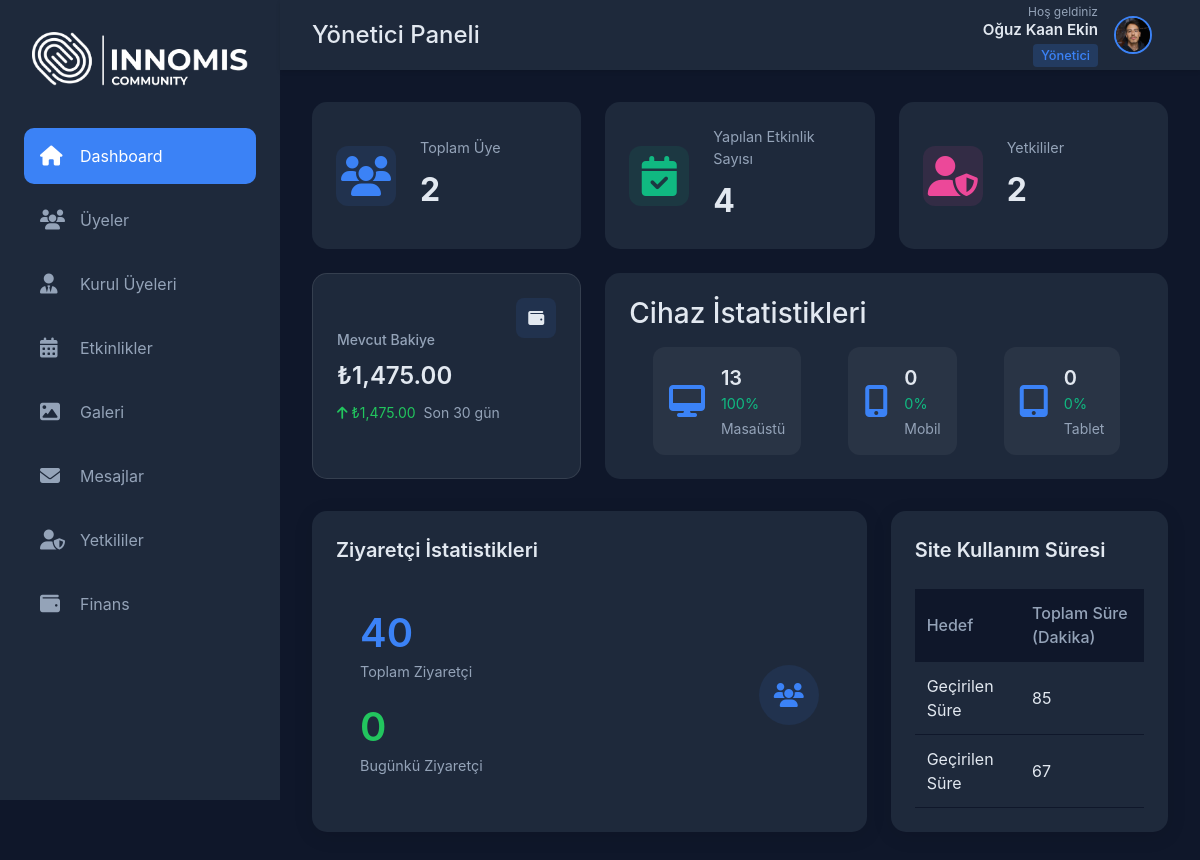
/admin.php (signed in), run on the app's committed database.
### tables this page shows
CREATE TABLE IF NOT EXISTS `authorities` (
  `id` int NOT NULL AUTO_INCREMENT,
  `name` varchar(100) NOT NULL,
  `student_number` varchar(20) DEFAULT NULL,
  `department` varchar(100) DEFAULT NULL,
  `phone` varchar(20) DEFAULT NULL,
  `email` varchar(100) DEFAULT NULL,
  `role` varchar(50) NOT NULL,
  `password` varchar(255) NOT NULL,
  `image` varchar(255) DEFAULT NULL,
  `created_at` timestamp NULL DEFAULT CURRENT_TIMESTAMP,
  PRIMARY KEY (`id`),
  UNIQUE KEY `email` (`email`)
);

### admin.php (the view, shortened to what this page needs)
<?php
$servername = "localhost";
$username = "root";
$password = "";
$dbname = "innomis";
$conn = new mysqli($servername, $username, $password, $dbname);
$admin_id = $_SESSION['admin_id'];
$sql = "SELECT name, image, role FROM authorities WHERE id = ?";
$stmt = $conn->prepare($sql);
$stmt->bind_param("i", $admin_id);
$stmt->execute();
$result = $stmt->get_result();
$admin = $result->fetch_assoc();
$role_names = [
    'admin' => 'Yönetici',
    'moderator' => 'Moderatör',
    'editor' => 'Editör'
];
$role_display = $role_names[$admin['role']] ?? $admin['role'];
$users_sql = "SELECT COUNT(*) as total_users FROM registrations";
$users_result = $conn->query($users_sql);
$users_count = $users_result->fetch_assoc()['total_users'];
$events_sql = "SELECT COUNT(*) as total_events FROM events";
$events_result = $conn->query($events_sql);
$events_count = $events_result->fetch_assoc()['total_events'];
$sql = "SELECT * FROM authorities ORDER BY created_at DESC";
$authorities = $conn->query($sql);
$authorities_count = $authorities->num_rows;
?>
<!DOCTYPE html>
<html lang="tr">
<head>
    <link href="https://cdn.jsdelivr.net/npm/bootstrap@5.3.0/dist/css/bootstrap.min.css" rel="stylesheet">
    <link href="https://cdnjs.cloudflare.com/ajax/libs/font-awesome/6.4.0/css/all.min.css" rel="stylesheet">
</head>
<body>
    <div class="layout-wrapper">
        <aside class="sidebar">
            <div class="brand">
                <img src="assets/img/ana logo.png" alt="Logo" class="logo-img">
            </div>
            <ul class="nav-menu">
                <li class="nav-item">
                    <a href="admin.php" class="nav-link <?php echo basename($_SERVER['PHP_SELF']) == 'admin.php' ? 'active' : ''; ?>">
                        <i class="fas fa-home"></i>
                        <span class="nav-text">Dashboard</span>
                    </a>
                </li>
                <li class="nav-item">
                    <a href="users.php" class="nav-link <?php echo basename($_SERVER['PHP_SELF']) == 'users.php' ? 'active' : ''; ?>">
                        <i class="fas fa-users"></i>
                        <span class="nav-text">Üyeler</span>
                    </a>
                </li>
                <li class="nav-item">
                    <a href="kurul.php" class="nav-link <?php echo basename($_SERVER['PHP_SELF']) == 'kurul.php' ? 'active' : ''; ?>">
                        <i class="fas fa-user-tie"></i>
                        <span class="nav-text">Kurul Üyeleri</span>
                    </a>
                </li>
                <li class="nav-item">
                    <a href="etkinlik.php" class="nav-link <?php echo basename($_SERVER['PHP_SELF']) == 'etkinlik.php' ? 'active' : ''; ?>">
                        <i class="fas fa-calendar-alt"></i>
                        <span class="nav-text">Etkinlikler</span>
                    </a>
                </li>
                <li class="nav-item">
                    <a href="addphoto.php" class="nav-link <?php echo basename($_SERVER['PHP_SELF']) == 'addphoto.php' ? 'active' : ''; ?>">
                        <i class="fas fa-image"></i>
                        <span class="nav-text">Galeri</span>
                    </a>
                </li>
                <li class="nav-item">
                    <a href="messages.php" class="nav-link <?php echo basename($_SERVER['PHP_SELF']) == 'messages.php' ? 'active' : ''; ?>">
                        <i class="fas fa-envelope"></i>
                        <span class="nav-text">Mesajlar</span>
                    </a>
                </li>
                <li class="nav-item">
                    <a href="yetkililer.php" class="nav-link <?php echo basename($_SERVER['PHP_SELF']) == 'yetkililer.php' ? 'active' : ''; ?>">
                        <i class="fas fa-user-shield"></i>
                        <span class="nav-text">Yetkililer</span>
                    </a>
                </li>
                <li class="nav-item">
                    <a href="finans.php" class="nav-link <?php echo basename($_SERVER['PHP_SELF']) == 'finans.php' ? 'active' : ''; ?>">
                        <i class="fas fa-wallet"></i>
                        <span class="nav-text">Finans</span>
                    </a>
                </li>
            </ul>
        </aside>
        <main class="main-content">
            <header class="header">
                <div class="header-content">
                    <div class="header-left">
                        <h1 class="page-title">Yönetici Paneli</h1>
                    </div>
                    <div class="header-right">
                        <div class="admin-profile">
                            <div class="admin-info">
                                <div class="admin-details">
                                    <span class="welcome-text">Hoş geldiniz</span>
                                    <span class="admin-name"><?php echo htmlspecialchars($admin['name']); ?></span>
                                </div>
                                <span class="admin-role"><?php echo htmlspecialchars($role_display); ?></span>
                            </div>
                            <img src="<?php echo htmlspecialchars($admin['image']); ?>" alt="Admin" class="admin-avatar">
                        </div>
                    </div>
                </div>
            </header>
            <div class="stats-grid">
                <div class="stat-card member-card">
                    <div class="stat-icon">
                        <i class="fas fa-users"></i>
                    </div>
                    <div class="stat-info">
                        <div class="stat-title">Toplam Üye</div>
                        <div class="stat-value"><?php echo $users_count; ?></div>
                    </div>
                </div>
                <div class="stat-card event-card">
                    <div class="stat-icon">
                        <i class="fas fa-calendar-check"></i>
                    </div>
                    <div class="stat-info">
                        <div class="stat-title">Yapılan Etkinlik Sayısı</div>
                        <div class="stat-value"><?php echo $events_count; ?></div>
                    </div>
                </div>
                <div class="stat-card admin-card">
                    <div class="stat-icon">
                        <i class="fas fa-user-shield"></i>
                    </div>
                    <div class="stat-info">
                        <div class="stat-title">Yetkililer</div>
                        <div class="stat-value"><?php echo $authorities_count; ?></div>
                    </div>
                </div>
                <div class="stat-card balance-card">
                    <div class="stat-card-icon">
                        <i class="fas fa-wallet"></i>
                    </div>
                    <div class="stat-card-info">
                        <div class="stat-card-title">Mevcut Bakiye</div>
                        <?php
                        $sql = "SELECT
                                (SELECT COALESCE(SUM(amount), 0) FROM finances WHERE type='income') -
                                (SELECT COALESCE(SUM(amount), 0) FROM finances WHERE type='expense') as balance";
                        $result = $conn->query($sql);
                        $balance = $result->fetch_assoc()['balance'];
                        $sql = "SELECT
                                (SELECT COALESCE(SUM(amount), 0) FROM finances WHERE type='income' AND date >= DATE_SUB(NOW(), INTERVAL 30 DAY)) -
                                (SELECT COALESCE(SUM(amount), 0) FROM finances WHERE type='expense' AND date >= DATE_SUB(NOW(), INTERVAL 30 DAY)) as monthly_change";
                        $result = $conn->query($sql);
                        $monthly_change = $result->fetch_assoc()['monthly_change'];
                        ?>
                        <div class="stat-card-value">₺<?php echo number_format($balance, 2); ?></div>
                        <div class="stat-card-change">
                            <?php
                            if ($monthly_change > 0) {
                                echo '<span class="text-success"><i class="fas fa-arrow-up"></i> ₺' . number_format($monthly_change, 2) . '</span>';
                            } elseif ($monthly_change < 0) {
                                echo '<span class="text-danger"><i class="fas fa-arrow-down"></i> ₺' . number_format(abs($monthly_change), 2) . '</span>';
                            } else {
                                echo '<span class="text-muted">Değişim yok</span>';
                            }
                            ?>
                            <span class="stat-period">Son 30 gün</span>
                        </div>
                    </div>
                </div>
                <div class="stat-card device-card">
                    <div class="stat-header">
                        <h3>Cihaz İstatistikleri</h3>
                    </div>
                    <div class="device-stats">
                        <?php
                        $sql = "SELECT
                                device_type,
                                SUM(visitor_count) as total_count,
                                (SUM(visitor_count) * 100.0 / (
                                    SELECT SUM(visitor_count)
                                    FROM device_stats
                                    WHERE visit_date >= DATE_SUB(CURDATE(), INTERVAL 30 DAY)
                                )) as percentage
                                FROM device_stats
                                WHERE visit_date >= DATE_SUB(CURDATE(), INTERVAL 30 DAY)
                                GROUP BY device_type";
                        $result = $conn->query($sql);
                        $stats = [
                            'desktop' => ['count' => 0, 'percent' => 0],
                            'mobile' => ['count' => 0, 'percent' => 0],
                            'tablet' => ['count' => 0, 'percent' => 0]
                        ];
                        while ($row = $result->fetch_assoc()) {
                            $stats[$row['device_type']] = [
                                'count' => $row['total_count'],
                                'percent' => round($row['percentage'], 1)
                            ];
                        }
                        ?>
                        <div class="device-item">
                            <i class="fas fa-desktop"></i>
                            <div class="device-info">
                                <span class="device-count"><?php echo $stats['desktop']['count']; ?></span>
                                <span class="device-percent"><?php echo $stats['desktop']['percent']; ?>%</span>
                                <span class="device-label">Masaüstü</span>
                            </div>
                        </div>
                        <div class="device-item">
                            <i class="fas fa-mobile-alt"></i>
                            <div class="device-info">
                                <span class="device-count"><?php echo $stats['mobile']['count']; ?></span>
                                <span class="device-percent"><?php echo $stats['mobile']['percent']; ?>%</span>
                                <span class="device-label">Mobil</span>
                            </div>
                        </div>
                        <div class="device-item">
                            <i class="fas fa-tablet-alt"></i>
                            <div class="device-info">
                                <span class="device-count"><?php echo $stats['tablet']['count']; ?></span>
                                <span class="device-percent"><?php echo $stats['tablet']['percent']; ?>%</span>
                                <span class="device-label">Tablet</span>
                            </div>
                        </div>
                    </div>
                </div>
            </div>
            <div class="chart-grid">
                <div class="chart-card">
                    <div class="chart-header">
                        <div class="chart-title">Ziyaretçi İstatistikleri</div>
                    </div>
                    <div class="visitor-stats">
                        <div class="visitor-count">
                            <?php
                            $total_sql = "SELECT SUM(visitor_count) as total FROM visitors";
                            $total_result = $conn->query($total_sql);
                            $total_visitors = $total_result->fetch_assoc()['total'] ?? 0;
                            $today = date('Y-m-d');
                            $today_sql = "SELECT visitor_count FROM visitors WHERE visit_date = ?";
                            $stmt = $conn->prepare($today_sql);
                            $stmt->bind_param("s", $today);
                            $stmt->execute();
                            $today_result = $stmt->get_result();
                            $today_visitors = $today_result->fetch_assoc()['visitor_count'] ?? 0;
                            ?>
                            <div class="total-visitors">
                                <span class="count"><?php echo number_format($total_visitors); ?></span>
                                <span class="label">Toplam Ziyaretçi</span>
                            </div>
                            <div class="today-visitors">
                                <span class="count"><?php echo number_format($today_visitors); ?></span>
                                <span class="label">Bugünkü Ziyaretçi</span>
                            </div>
                        </div>
                        <div class="visitor-icon">
                            <i class="fas fa-users"></i>
                        </div>
                    </div>
                </div>
                <div class="chart-card">
                    <div class="chart-header">
                        <div class="chart-title">Site Kullanım Süresi</div>
                    </div>
                    <div class="time-stats">
                        <?php
                        $sql = "SELECT
                                DATE_FORMAT(visit_date, '%W') as day,
                                SUM(duration_minutes) as total_minutes
                                FROM user_time_stats
                                WHERE visit_date >= DATE_SUB(CURDATE(), INTERVAL 7 DAY)
                                GROUP BY visit_date
                                ORDER BY visit_date";
                        $result = $conn->query($sql);
                        ?>
                        <table class="time-stats-table">
                            <thead>
                                <tr>
                                    <th>Hedef</th>
                                    <th>Toplam Süre (Dakika)</th>
                                </tr>
                            </thead>
                            <tbody>
                                <?php while($row = $result->fetch_assoc()): ?>
                                <tr>
                                    <td>Geçirilen Süre</td>
                                    <td><?php echo $row['total_minutes']; ?></td>
                                </tr>
                                <?php endwhile; ?>
                            </tbody>
                        </table>
                    </div>
                </div>
            </div>
        </main>
    </div>
</body>
</html>

### data on the page
authorities: name "Oğuz Kaan Ekin", role "Yönetici", image (picture)

### other printed values
$users_count "2"
$events_count "4"
$authorities_count "2"
$balance "1,475.00"
$monthly_change "1,475.00"
$stats['desktop']['count'] "13"
$stats['desktop']['percent'] "100"
$stats['mobile']['count'] "0"
$stats['mobile']['percent'] "0"
$stats['tablet']['count'] "0"
$stats['tablet']['percent'] "0"
$total_visitors "40"
$today_visitors "0"
$row['total_minutes'] "85"
$row['total_minutes'] "67"
